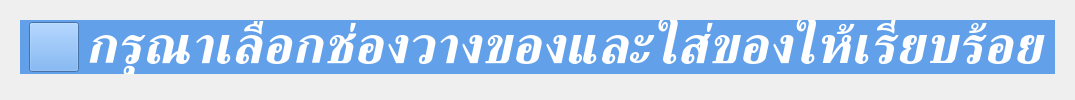
         <widget class="QWidget" name="send_page">
          <layout class="QVBoxLayout" name="verticalLayout_9">
           <item>
            <widget class="QFrame" name="frame_20">
             <layout class="QVBoxLayout" name="verticalLayout_7">
              <item>
               <widget class="QFrame" name="frame_21">
                <property name="font">
                 <font>
                  <pointsize>50</pointsize>
                 </font>
                </property>
                <property name="styleSheet">
                 <string notr="true">
background-color: rgb(98, 160, 234);</string>
                </property>
                <layout class="QHBoxLayout" name="horizontalLayout_7">
                 <property name="topMargin">
                  <number>0</number>
                 </property>
                 <property name="bottomMargin">
                  <number>0</number>
                 </property>
                 <item>
                  <widget class="QPushButton" name="mpBacktoHomePageBtn_2">
                   <property name="minimumSize">
                    <size>
                     <width>50</width>
                     <height>50</height>
                    </size>
                   </property>
                   <property name="maximumSize">
                    <size>
                     <width>50</width>
                     <height>50</height>
                    </size>
                   </property>
                   <property name="text">
                    <string/>
                   </property>
                   <property name="icon">
                    <iconset resource="resources.qrc">
                     <normaloff>:/white/icons_white/font_awesome/solid/angle-left.png</normaloff>:/white/icons_white/font_awesome/solid/angle-left.png</iconset>
                   </property>
                   <property name="iconSize">
                    <size>
                     <width>40</width>
                     <height>40</height>
                    </size>
                   </property>
                  </widget>
                 </item>
                 <item>
                  <widget class="QLabel" name="label_4">
                   <property name="sizePolicy">
                    <sizepolicy hsizetype="Expanding" vsizetype="Preferred">
                     <horstretch>0</horstretch>
                     <verstretch>0</verstretch>
                    </sizepolicy>
                   </property>
                   <property name="font">
                    <font>
                     <family>Ubuntu Sans</family>
                     <pointsize>40</pointsize>
                     <italic>true</italic>
                     <bold>true</bold>
                    </font>
                   </property>
                   <property name="styleSheet">
                    <string notr="true">color: rgb(255, 255, 255);</string>
                   </property>
                   <property name="text">
                    <string>กรุณาเลือกช่องวางของและใส่ของให้เรียบร้อย</string>
                   </property>
                  </widget>
                 </item>
                </layout>
               </widget>
              </item>
              <item>
               <widget class="QFrame" name="frame_22">
                <property name="sizePolicy">
                 <sizepolicy hsizetype="Preferred" vsizetype="Expanding">
                  <horstretch>0</horstretch>
                  <verstretch>0</verstretch>
                 </sizepolicy>
                </property>
                <property name="frameShape">
                 <enum>QFrame::Shape::NoFrame</enum>
                </property>
                <widget class="QFrame" name="frame_36">
                 <property name="geometry">
                  <rect>
                   <x>210</x>
                   <y>9</y>
                   <width>561</width>
                   <height>791</height>
                  </rect>
                 </property>
                 <property name="frameShape">
                  <enum>QFrame::Shape::NoFrame</enum>
                 </property>
                 <widget class="QFrame" name="frame_34">
                  <property name="geometry">
                   <rect>
                    <x>20</x>
                    <y>20</y>
                    <width>521</width>
                    <height>741</height>
                   </rect>
                  </property>
                  <property name="sizePolicy">
                   <sizepolicy hsizetype="Preferred" vsizetype="Preferred">
                    <horstretch>0</horstretch>
                    <verstretch>0</verstretch>
                   </sizepolicy>
                  </property>
                  <property name="frameShape">
                   <enum>QFrame::Shape::NoFrame</enum>
                  </property>
                  <widget class="QPushButton" name="mpDoorA">
                   <property name="geometry">
                    <rect>
                     <x>10</x>
                     <y>10</y>
                     <width>250</width>
                     <height>180</height>
                    </rect>
                   </property>
                   <property name="font">
                    <font>
                     <pointsize>40</pointsize>
                    </font>
                   </property>
                   <property name="styleSheet">
                    <string notr="true"/>
                   </property>
                   <property name="text">
                    <string>A</string>
                   </property>
                  </widget>
                  <widget class="QPushButton" name="mpDoorB">
                   <property name="geometry">
                    <rect>
                     <x>260</x>
                     <y>10</y>
                     <width>250</width>
                     <height>180</height>
                    </rect>
                   </property>
                   <property name="font">
                    <font>
                     <pointsize>40</pointsize>
                    </font>
                   </property>
                   <property name="text">
                    <string>B</string>
                   </property>
                  </widget>
                  <widget class="QPushButton" name="mpDoorC">
                   <property name="geometry">
                    <rect>
                     <x>10</x>
                     <y>190</y>
                     <width>250</width>
                     <height>180</height>
                    </rect>
                   </property>
                   <property name="font">
                    <font>
                     <pointsize>40</pointsize>
                    </font>
                   </property>
                   <property name="text">
                    <string>C</string>
                   </property>
                  </widget>
                  <widget class="QPushButton" name="mpDoorD">
                   <property name="geometry">
                    <rect>
                     <x>260</x>
                     <y>190</y>
                     <width>250</width>
                     <height>180</height>
                    </rect>
                   </property>
                   <property name="font">
                    <font>
                     <pointsize>40</pointsize>
                    </font>
                   </property>
                   <property name="text">
                    <string>D</string>
                   </property>
                  </widget>
                  <widget class="QPushButton" name="mpDoorE">
                   <property name="geometry">
                    <rect>
                     <x>10</x>
                     <y>370</y>
                     <width>250</width>
                     <height>180</height>
                    </rect>
                   </property>
                   <property name="font">
                    <font>
                     <pointsize>40</pointsize>
                    </font>
                   </property>
                   <property name="text">
                    <string>E</string>
                   </property>
                  </widget>
                  <widget class="QPushButton" name="mpDoorF">
                   <property name="geometry">
                    <rect>
                     <x>260</x>
                     <y>370</y>
                     <width>250</width>
                     <height>180</height>
                    </rect>
                   </property>
                   <property name="font">
                    <font>
                     <pointsize>40</pointsize>
                    </font>
                   </property>
                   <property name="text">
                    <string>F</string>
                   </property>
                  </widget>
                  <widget class="QPushButton" name="mpDoorG">
                   <property name="geometry">
                    <rect>
                     <x>10</x>
                     <y>550</y>
                     <width>250</width>
                     <height>180</height>
                    </rect>
                   </property>
                   <property name="font">
                    <font>
                     <pointsize>40</pointsize>
                    </font>
                   </property>
                   <property name="text">
                    <string>G</string>
                   </property>
                  </widget>
                  <widget class="QPushButton" name="mpDoorH">
                   <property name="geometry">
                    <rect>
                     <x>260</x>
                     <y>550</y>
                     <width>250</width>
                     <height>180</height>
                    </rect>
                   </property>
                   <property name="font">
                    <font>
                     <pointsize>40</pointsize>
                    </font>
                   </property>
                   <property name="text">
                    <string>H</string>
                   </property>
                  </widget>
                 </widget>
                </widget>
                <widget class="QFrame" name="frame_38">
                 <property name="geometry">
                  <rect>
                   <x>980</x>
                   <y>9</y>
                   <width>791</width>
                   <height>781</height>
                  </rect>
                 </property>
                 <property name="sizePolicy">
                  <sizepolicy hsizetype="Expanding" vsizetype="Expanding">
                   <horstretch>0</horstretch>
                   <verstretch>0</verstretch>
                  </sizepolicy>
                 </property>
                 <property name="maximumSize">
                  <size>
                   <width>800</width>
                   <height>16777215</height>
                  </size>
                 </property>
                 <property name="frameShape">
                  <enum>QFrame::Shape::NoFrame</enum>
                 </property>
                 <layout class="QVBoxLayout" name="verticalLayout_8">
                  <item>
                   <widget class="QTableWidget" name="mpQueueTable">
                    <property name="sizePolicy">
                     <sizepolicy hsizetype="Preferred" vsizetype="Expanding">
                      <horstretch>0</horstretch>
                      <verstretch>0</verstretch>
                     </sizepolicy>
                    </property>
                    <property name="baseSize">
                     <size>
                      <width>0</width>
                      <height>0</height>
                     </size>
                    </property>
                    <property name="font">
                     <font>
                      <family>Ubuntu Sans</family>
                      <pointsize>30</pointsize>
                      <italic>true</italic>
                     </font>
                    </property>
                    <property name="layoutDirection">
                     <enum>Qt::LayoutDirection::LeftToRight</enum>
                    </property>
                    <property name="styleSheet">
                     <string notr="true"/>
                    </property>
                    <property name="showGrid">
                     <bool>true</bool>
                    </property>
                    <property name="gridStyle">
                     <enum>Qt::PenStyle::SolidLine</enum>
                    </property>
                    <property name="rowCount">
                     <number>0</number>
                    </property>
                    <property name="columnCount">
                     <number>2</number>
                    </property>
                    <attribute name="horizontalHeaderVisible">
                     <bool>true</bool>
                    </attribute>
                    <attribute name="horizontalHeaderDefaultSectionSize">
                     <number>200</number>
                    </attribute>
                    <attribute name="horizontalHeaderHighlightSections">
                     <bool>false</bool>
                    </attribute>
                    <attribute name="verticalHeaderVisible">
                     <bool>true</bool>
                    </attribute>
                    <attribute name="verticalHeaderCascadingSectionResizes">
                     <bool>false</bool>
                    </attribute>
                    <attribute name="verticalHeaderDefaultSectionSize">
                     <number>40</number>
                    </attribute>
                    <attribute name="verticalHeaderHighlightSections">
                     <bool>true</bool>
                    </attribute>
                    <column>
                     <property name="text">
                      <string>Box </string>
                     </property>
                     <property name="font">
                      <font>
                       <family>Suravaram</family>
                       <pointsize>30</pointsize>
                       <italic>true</italic>
                       <bold>false</bold>
                      </font>
                     </property>
                     <property name="background">
                      <color>
                       <red>31</red>
                       <green>149</green>
                       <blue>239</blue>
                      </color>
                     </property>
                    </column>
                    <column>
                     <property name="text">
                      <string>Station</string>
                     </property>
                     <property name="font">
                      <font>
                       <family>Suravaram</family>
                       <pointsize>30</pointsize>
                       <italic>true</italic>
                       <bold>false</bold>
                      </font>
                     </property>
                     <property name="background">
                      <color>
                       <red>31</red>
                       <green>149</green>
                       <blue>239</blue>
                      </color>
                     </property>
                    </column>
                   </widget>
                  </item>
                  <item alignment="Qt::AlignmentFlag::AlignBottom">
                   <widget class="QFrame" name="frame_26">
                    <property name="enabled">
                     <bool>true</bool>
                    </property>
                    <property name="sizePolicy">
                     <sizepolicy hsizetype="Preferred" vsizetype="Preferred">
                      <horstretch>0</horstretch>
                      <verstretch>0</verstretch>
                     </sizepolicy>
                    </property>
                    <property name="minimumSize">
                     <size>
                      <width>0</width>
                      <height>60</height>
                     </size>
                    </property>
                    <property name="frameShape">
                     <enum>QFrame::Shape::NoFrame</enum>
                    </property>
                    <layout class="QHBoxLayout" name="horizontalLayout_8">
                     <item>
                      <widget class="QPushButton" name="mpSendConfirmBtn">
                       <property name="sizePolicy">
                        <sizepolicy hsizetype="Minimum" vsizetype="Fixed">
                         <horstretch>0</horstretch>
                         <verstretch>0</verstretch>
                        </sizepolicy>
                       </property>
                       <property name="minimumSize">
                        <size>
                         <width>150</width>
                         <height>50</height>
                        </size>
                       </property>
                       <property name="font">
                        <font>
                         <pointsize>30</pointsize>
                         <italic>true</italic>
                        </font>
                       </property>
                       <property name="styleSheet">
                        <string notr="true">
background-color: rgb(51, 209, 122);</string>
                       </property>
                       <property name="text">
                        <string>ยืนยันทั้งหมด</string>
                       </property>
                      </widget>
                     </item>
                     <item>
                      <widget class="QPushButton" name="mpSendCancelBtn">
                       <property name="sizePolicy">
                        <sizepolicy hsizetype="Minimum" vsizetype="Fixed">
                         <horstretch>0</horstretch>
                         <verstretch>0</verstretch>
                        </sizepolicy>
                       </property>
                       <property name="minimumSize">
                        <size>
                         <width>150</width>
                         <height>50</height>
                        </size>
                       </property>
                       <property name="font">
                        <font>
                         <pointsize>30</pointsize>
                         <italic>true</italic>
                        </font>
                       </property>
                       <property name="styleSheet">
                        <string notr="true">
background-color: rgb(224, 27, 36);</string>
                       </property>
                       <property name="text">
                        <string>ยกเลิก รายการที่เลือก</string>
                       </property>
                      </widget>
                     </item>
                    </layout>
                   </widget>
                  </item>
                 </layout>
                </widget>
               </widget>
              </item>
             </layout>
            </widget>
           </item>
          </layout>
         </widget>
